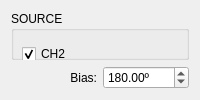
                <widget class="QWidget" name="PM">
                 <attribute name="title">
                  <string>PM</string>
                 </attribute>
                 <layout class="QGridLayout" name="gridLayout_16">
                  <item row="0" column="0" colspan="2">
                   <widget class="QGroupBox" name="MODULATION_PM_SOURCE">
                    <property name="font">
                     <font>
                      <bold>false</bold>
                     </font>
                    </property>
                    <property name="title">
                     <string>SOURCE</string>
                    </property>
                    <widget class="QLabel" name="label_15">
                     <property name="geometry">
                      <rect>
                       <x>700</x>
                       <y>10</y>
                       <width>162</width>
                       <height>46</height>
                      </rect>
                     </property>
                     <property name="font">
                      <font>
                       <bold>true</bold>
                      </font>
                     </property>
                     <property name="text">
                      <string>SWEEP</string>
                     </property>
                     <property name="alignment">
                      <set>Qt::AlignmentFlag::AlignCenter</set>
                     </property>
                    </widget>
                    <widget class="QCheckBox" name="MODULATION_PM_CH2">
                     <property name="geometry">
                      <rect>
                       <x>11</x>
                       <y>31</y>
                       <width>55</width>
                       <height>24</height>
                      </rect>
                     </property>
                     <property name="font">
                      <font>
                       <bold>false</bold>
                      </font>
                     </property>
                     <property name="text">
                      <string>CH2</string>
                     </property>
                     <property name="checked">
                      <bool>true</bool>
                     </property>
                     <property name="autoExclusive">
                      <bool>true</bool>
                     </property>
                    </widget>
                    <widget class="QCheckBox" name="MODULATION_PM_VCO_IN">
                     <property name="geometry">
                      <rect>
                       <x>189</x>
                       <y>31</y>
                       <width>114</width>
                       <height>24</height>
                      </rect>
                     </property>
                     <property name="font">
                      <font>
                       <bold>false</bold>
                      </font>
                     </property>
                     <property name="text">
                      <string>Ext. (VCO-IN)</string>
                     </property>
                     <property name="autoExclusive">
                      <bool>true</bool>
                     </property>
                    </widget>
                   </widget>
                  </item>
                  <item row="3" column="1">
                   <widget class="QDoubleSpinBox" name="MODULATION_PM_PHASE_OFFSET">
                    <property name="suffix">
                     <string>º</string>
                    </property>
                    <property name="maximum">
                     <double>360.000000000000000</double>
                    </property>
                    <property name="value">
                     <double>180.000000000000000</double>
                    </property>
                   </widget>
                  </item>
                  <item row="3" column="0">
                   <widget class="QLabel" name="label_14">
                    <property name="text">
                     <string>Bias:</string>
                    </property>
                    <property name="alignment">
                     <set>Qt::AlignmentFlag::AlignRight|Qt::AlignmentFlag::AlignTrailing|Qt::AlignmentFlag::AlignVCenter</set>
                    </property>
                   </widget>
                  </item>
                 </layout>
                </widget>
